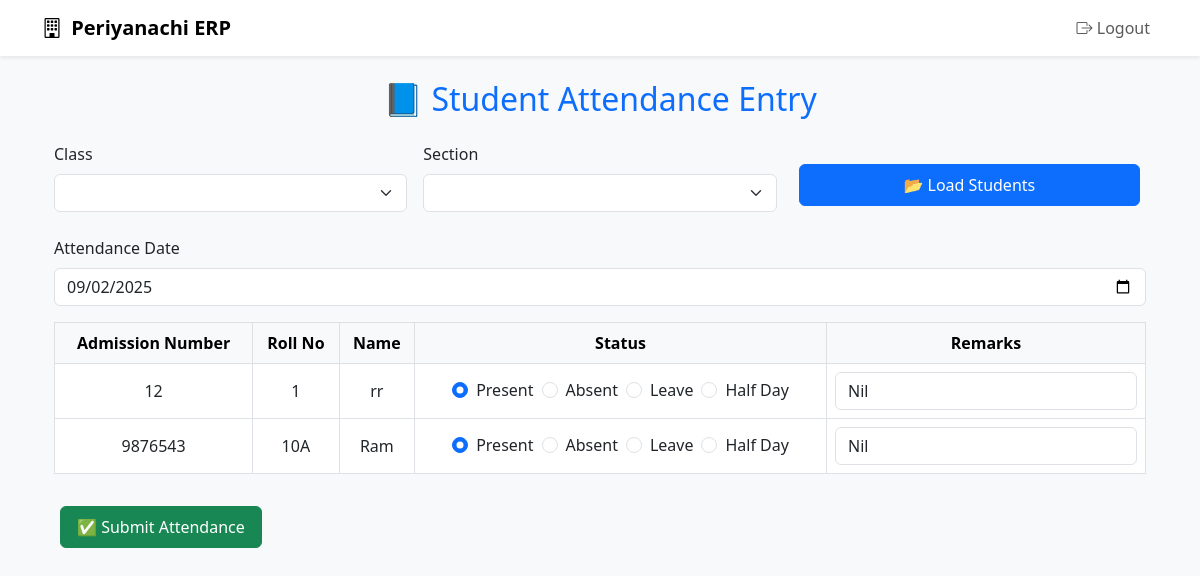
Page /attendance/student/bulk/ (signed in) on the committed database.
### students/models.py (models this page shows, shortened)
class Student(models.Model):
    admission_number = models.CharField(max_length=20, unique=True, blank=True)
    roll_no = models.CharField(max_length=10, blank=True)
    name = models.CharField(max_length=100)
    gender = models.CharField(max_length=1, choices=GENDER_CHOICES)
    dob = models.DateField(verbose_name="Date of Birth")
    class_section = models.ForeignKey(ClassSection, on_delete=models.SET_NULL, null=True)
    academic_year = models.ForeignKey(AcademicYear, on_delete=models.SET_NULL, null=True)
    father_name = models.CharField(max_length=100)
    mother_name = models.CharField(max_length=100)
    guardian_name = models.CharField(max_length=100, blank=True, null=True)
    guardian_relation = models.CharField(max_length=50, blank=True, null=True)
    address = models.TextField()
    contact_number = models.CharField(max_length=15)
    email = models.EmailField(blank=True, null=True)
    aadhaar_number = models.CharField(max_length=12, blank=True, null=True)
    religion = models.CharField(max_length=20, choices=RELIGION_CHOICES, blank=True)
    community = models.CharField(max_length=10, choices=COMMUNITY_CHOICES, blank=True)
    blood_group = models.CharField(max_length=5, blank=True, null=True)
    date_joined = models.DateField(default=timezone.now)
    date_of_leaving = models.DateField(blank=True, null=True)
    status = models.CharField(max_length=10, choices=STATUS_CHOICES, default='Active')
    previous_school = models.CharField(max_length=255, blank=True, null=True)
    transfer_certificate_number = models.CharField(max_length=50, blank=True, null=True)
    photo = models.ImageField(upload_to='student_photos/', blank=True, null=True)
    rfid_code = models.CharField(max_length=50, blank=True, null=True, unique=True)
    biometric_id = models.CharField(max_length=100, blank=True, null=True, unique=True)
    STUDENT_CATEGORY_CHOICES = [
        ('day_scholar', 'Day Scholar'),
        ('hosteller', 'Hosteller'),
    ]
    student_category = models.CharField(
        max_length=20,
        choices=STUDENT_CATEGORY_CHOICES,
        default='day_scholar'
    )
    TRANSPORT_MODE_CHOICES = [
        ('school_bus', 'School Bus'),
        ('private_van', 'Private Van'),
        ('auto', 'Auto'),
        ('own_vehicle', 'Own Vehicle'),
        ('walk', 'Walk'),
        ('other', 'Other'),
    ]
    transport_mode = models.CharField(max_length=20, choices=TRANSPORT_MODE_CHOICES, blank=True, null=True)
    pickup_point = models.CharField(max_length=100, blank=True, null=True)
    bus_route_number = models.CharField(max_length=20, blank=True, null=True)
    hostel_name = models.CharField(max_length=100, blank=True, null=True)
    room_number = models.CharField(max_length=20, blank=True, null=True)

### attendance/views.py (the view, shortened to what this page needs)
# urls.py: path('student/bulk/', views.bulk_entry_student_attendance, name='bulk_entry_student_attendance'),
@login_required
def bulk_entry_student_attendance(request):
    class_list = ClassSection.objects.values_list('class_name', flat=True).distinct().order_by('class_name')
    section_list = ClassSection.objects.values_list('section', flat=True).distinct().order_by('section')
    selected_class = request.GET.get('class_name')
    selected_section = request.GET.get('section')
    today = timezone.now().date()
    students = Student.objects.all()
    if selected_class:
        students = students.filter(class_section__class_name=selected_class)
    if selected_section:
        students = students.filter(class_section__section=selected_section)
    students = students.order_by('roll_no')
    return render(request, 'attendance/bulk_entry_student_attendance.html', {
        'students': students,
        'today': today,
        'attendance_choices': AttendanceType.choices,
        'class_list': class_list,
        'section_list': section_list,
        'selected_class': selected_class,
        'selected_section': selected_section,
    })

### templates/attendance/bulk_entry_student_attendance.html (shortened to what this page needs)
{% extends 'base.html' %}
{% load static %}
{% block content %}
<div class="container mt-4">
  <h2 class="text-center text-primary mb-4">📘 Student Attendance Entry</h2>
  <form method="get" class="row g-3 mb-4">
    <div class="col-md-4">
      <label for="classSelect" class="form-label">Class</label>
      <select name="class_name" id="classSelect" class="form-select">
      </select>
    </div>
    <div class="col-md-4">
      <label for="sectionSelect" class="form-label">Section</label>
      <select name="section" id="sectionSelect" class="form-select">
      </select>
    </div>
    <div class="col-md-4 d-flex align-items-end">
      <button type="submit" class="btn btn-primary w-100">📂 Load Students</button>
    </div>
  </form>
  {% if students %}
  <form method="post">
    <div class="mb-3">
      <label for="dateInput" class="form-label">Attendance Date</label>
      <input type="date" name="date" id="dateInput" class="form-control" value="{{ today|date:'Y-m-d' }}" required>
    </div>
    <div class="table-responsive">
      <table class="table table-bordered align-middle text-center">
        <thead class="table-light">
          <tr>
            <th>Admission Number</th>
            <th>Roll No</th>
            <th>Name</th>
            <th>Status</th>
            <th>Remarks</th>
          </tr>
        </thead>
        <tbody>
          {% for student in students %}
          <tr>
            <td>{{ student.admission_number }}</td>
            <td>{{ student.roll_no }}</td>
            <td>{{ student.name }}</td>
            <td>
              <div class="d-flex justify-content-center gap-2">
                {% for code, label in attendance_choices %}
                  <div class="form-check">
                    <input class="form-check-input" type="radio" name="status_{{ student.id }}" id="status_{{ student.id }}_{{ forloop.counter }}" value="{{ code }}" {% if code == 'Present' %}checked{% endif %}>
                    <label class="form-check-label" for="status_{{ student.id }}_{{ forloop.counter }}">{{ label }}</label>
                  </div>
                {% endfor %}
              </div>
            </td>
            <td><input type="text" class="form-control" name="remarks_{{ student.id }}" value="Nil"></td>
          </tr>
          {% endfor %}
        </tbody>
      </table>
    </div>
    <button type="submit" class="btn btn-success mt-3">✅ Submit Attendance</button>
  </form>
  {% endif %}
</div>
{% endblock %}

### static/css/style.css (style rules this page uses)
body { font-family: 'Segoe UI', sans-serif; background-color: #f4f7fa; }
h2 { color: #007bff; }
.btn { padding: 8px 16px; border-radius: 6px; text-decoration: none; display: inline-block; margin: 6px; }

### rows in the picture
Student: admission_number "12", roll_no "1", name "rr", attendance_choices "Present" "Absent" "Leave" "Half Day"
Student: admission_number "9876543", roll_no "10A", name "Ram", attendance_choices "Present" "Absent" "Leave" "Half Day"
